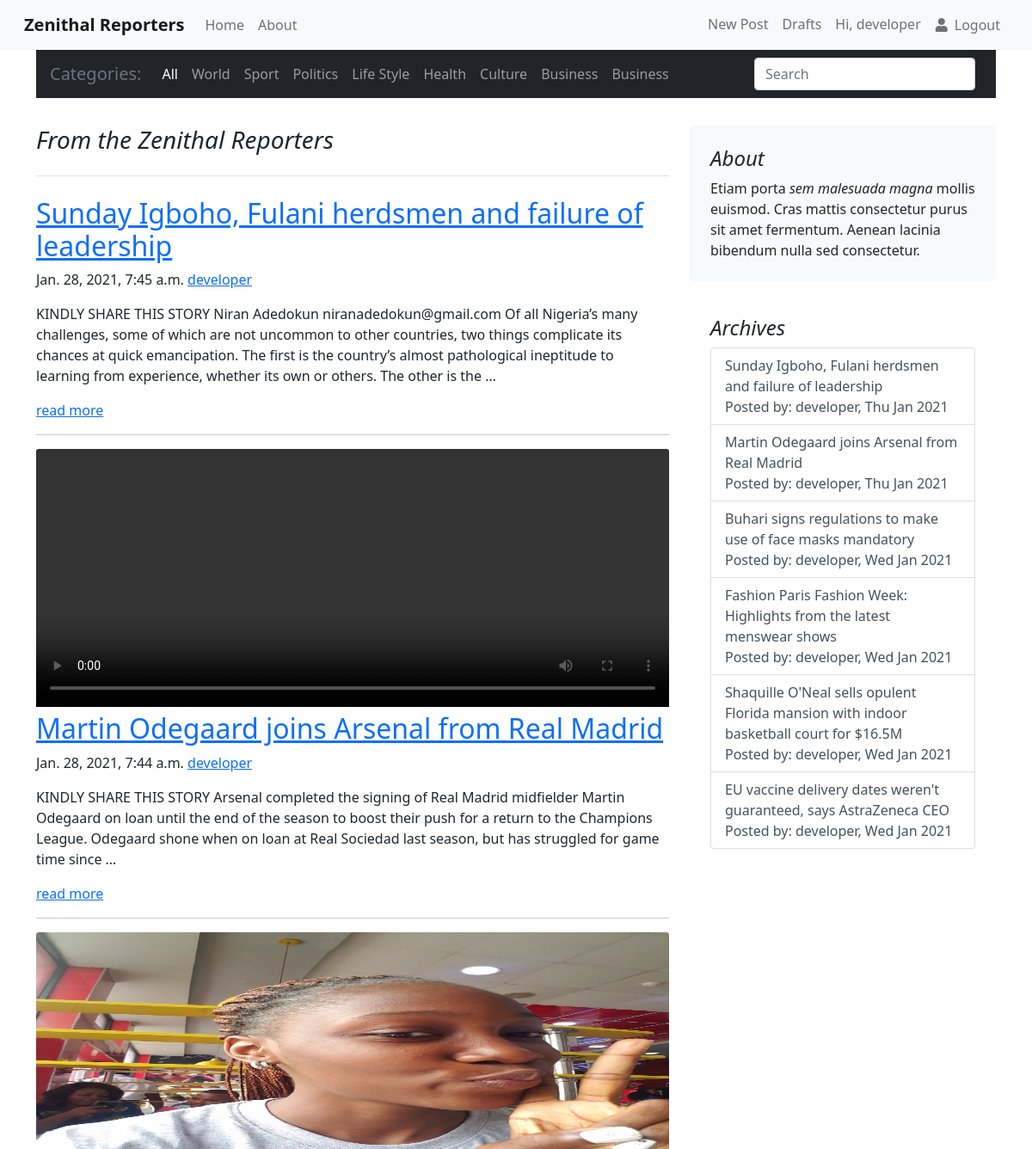
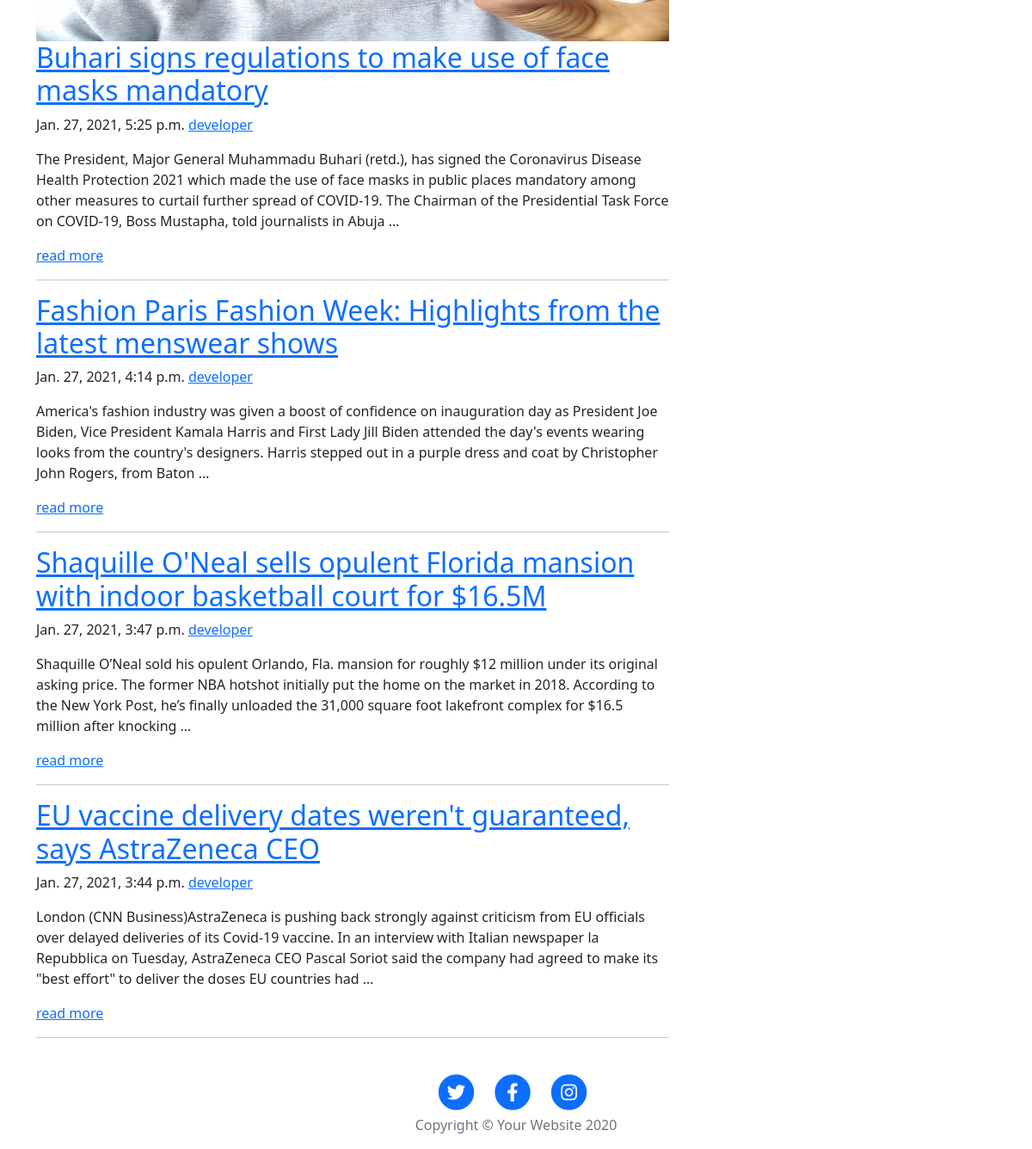
The page /zenithal/ (signed in) on the database its author committed (2 pictures, top to bottom).
### core/models.py (models this page shows, shortened)
class Category(models.Model):
    author = models.ForeignKey('auth.User',on_delete=models.CASCADE)
    catalog = models.CharField(max_length=200)
    slug = models.SlugField(unique=True,default='zenithal')
    class Meta:
        ordering=('-catalog',)
    def get_absolute_url(self):
       return reverse("zenithal:category",args=[self.slug])

class Post(models.Model):
    author = models.ForeignKey('auth.User',on_delete=models.CASCADE)
    category = models.ForeignKey('Category',on_delete=models.CASCADE)
    photo = models.ImageField(upload_to='media_image',blank=True, null=True)
    video= models.FileField(upload_to='videos', null=True,blank=True)
    title = models.CharField(max_length=200)
    context = models.TextField()
    created_date = models.DateTimeField(default=timezone.now)
    published_date = models.DateTimeField(blank=True, null=True)
    class Meta:
        ordering=('-created_date',)
    def get_absolute_url(self):
        return reverse("zenithal:post_detail",kwargs={'pk':self.pk})

### core/views.py (the view)
# urls.py: path('',views.homeview,name='home'),
def homeview(request,category_slug=None):
    category=None
    post =Post.objects.all()
    catalog= Category.objects.all()
    if category_slug:
        category=get_object_or_404(Category,slug=category_slug)
        post=post.filter(category=category)
    post_lists = post.filter(published_date__lte=timezone.now()).order_by('-published_date')
    post_list = post.filter(published_date__lte=timezone.now()).order_by('-published_date')
    page = request.GET.get('page', 1)
    paginator = Paginator(post_list, 9)
    try:
        users = paginator.page(page)
    except PageNotAnInteger:
        users = paginator.page(1)
    except EmptyPage:
        users = paginator.page(paginator.num_pages)
    query = request.GET.get('q','')
    if query:
            queryset = (Q(context__icontains=query)|Q(title__icontains=query))
            results = Post.objects.filter(queryset).distinct()
    else:
       results = []
    context= {
        'category':category,
        'users': users,
        'post_lists':post_lists,
        'catalog':catalog,
        'results':results,
        'query':query
    }
    return render(request,'core/home.html',context)

### Template/core/home.html (shortened to what this page needs)
{% extends 'base.html' %}
{% load static %}
{% block content %}
<main class="container ">
  <nav class="navbar navbar-expand-lg navbar navbar-dark bg-dark">
    <span class="navbar-brand text-secondary">Categories:</span>
    <div class="collapse navbar-collapse" id="basicExampleNav">
      <ul class="navbar-nav mr-auto ">
        <li class="nav-item active">
          <a class="nav-link" href="{% url 'zenithal:home'%}">All
          </a>
        </li>
        {% for c in catalog %}
        <li class="nav-item">
          <a class="nav-link" href="{{c.get_absolute_url}}">{{c.catalog}}</a>
        </li>
        {% endfor %}
      </ul>
      <form class="form-inline" role="search" action="." method="get">
        <div class="md-form my-0">
          <input class="form-control mr-sm-2" type="text" placeholder="Search" aria-label="Search" name='q'>
        </div>
      </form>
    </div>
  </nav>
    <div class="row pt-3 mt-3">
      <div class="col-md-8">
        <h3 class="pb-4 mb-4 font-italic border-bottom">
          {% if category %} From the Zenithal Reporters : {{category.catalog}} {%else%} From the Zenithal Reporters {% endif %}
        </h3>
        {% if query %}
        {% if results %}
          {% for post in results %}
            {% include 'include/posts.html' %}
          {% endfor %}
        {% else %}
            <h4>No context Found</h4>
        {% endif %}
      {% else %}
        {% for post in users %}
          {% include 'include/posts.html' %}
        {% endfor %}
      {% endif %}
        <center>
          <nav class="navbar" aria-label="Pagination">
          </nav>
        </center>
      </div>
      <div class="col-md-4">
        <div class="p-4 mb-3 bg-light rounded">
          <h4 class="font-italic">About</h4>
          <p class="mb-0">Etiam porta <em>sem malesuada magna</em> mollis euismod. Cras mattis consectetur purus sit amet fermentum. Aenean lacinia bibendum nulla sed consectetur.</p>
        </div>
        <div class="p-4">
          <h4 class="font-italic">Archives</h4>
          <div class="list-group">
            {% for post in post_lists %}
            <a href="{{post.get_absolute_url}}" class="list-group-item list-group-item-action">{{post.title}}
              <br><span>Posted by: {{post.author}},</span> <span>{{post.published_date|date:"D M Y"}}</span></a>
        {% endfor %}
        </div>
      </div>
    </div>
  </main>
{% endblock content %}

### Template/include/navbar.html (shortened to what this page needs)
  <nav class="navbar  navbar-expand-lg navbar-light bg-light">
    <div class="container-fluid">
      <a class="navbar-brand waves-effect" href="{% url 'zenithal:home'%}">
       <strong class="blue-text">Zenithal Reporters</strong>
      </a>
      <div class="collapse navbar-collapse" id="navbarSupportedContent">
        <ul class="navbar-nav mr-auto mb-2 mb-lg-0">
          <li class="nav-item ">
            <a class="nav-link waves-effect" href="{% url 'zenithal:home'%}">Home
            </a>
          </li>
          <li class="nav-item">
            <a class="nav-link waves-effect" href="{% url 'zenithal:about'%}">About</a>
          </li>
        </ul>
        {% if user.is_authenticated %}
        <ul class="navbar-nav nav-flex-icons">
          {% if request.user.is_superuser %}
           <li class="nav-item"><a class=" nav-link" href="{% url 'zenithal:post_new' %}">New Post</a></li>
           <li class="nav-item"><a class="nav-link" href="{% url 'zenithal:post_draft_list' %}">Drafts</a></li>
            {% endif %}
          <a class="nav-link waves-effect">Hi, {{user.username}}</a>
          <li class="nav-item">
            <a href="{% url 'account_logout' %}" class="nav-link border border-light rounded waves-effect">
              <i class="fa fa-user mr-2" aria-hidden="true"></i>Logout
            </a>
          </li>
        </ul>
        {% endif %}
      </div>
    </div>
  </nav>

### Template/include/posts.html (shortened to what this page needs)
        <article class="blog-post">
          {% if post.photo %}
          <div class="view overlay zoom">
            <img src="{{post.photo.url}}" class="card-img-top" height="300px"
                alt="">
            </div>
          {%  endif %}
            {% if post.video%}
            <video  class="card-img-top" height="300px" controls>
              <source src="{{post.video.url}}" type="video/mp4">
              <source src="movie.ogg" type="video/ogg">
            </video>
            {% endif %}
          <a href="{{post.get_absolute_url}}"><h2 class="blog-post-title">{{post.title}}</h2></a>
          <p class="blog-post-meta">{{post.published_date}} <a href="#">{{post.author}}</a></p>
          <p>
            {{post.context|safe|truncatewords:"50"|linebreaks }}
             <a href="{{post.get_absolute_url}}">read more</a>
          </p>
        </article>
        <hr>

### Template/base.html (style rules this page uses)
body { max-height: 100%; max-width: 100%; }

### rows shown on the page
Category: catalog "World"
Category: catalog "Sport"
Category: catalog "Politics"
Category: catalog "Life Style"
Category: catalog "Health"
Category: catalog "Culture"
Category: catalog "Business"
Category: catalog "Business"
Post: title "Sunday Igboho, Fulani herdsmen and failure of leadership", published_date "Jan. 28, 2021, 7:45 a.m.", author "developer", context "KINDLY SHARE THIS STORY Niran Adedokun niranadedokun@gmail.com Of all Nigeria’s many challenges, some of which are not uncommon to other countries, two things complicate its chances at quick emancipation. The first is the country’s almost pathological ineptitude to learning from experience, whether its own or others. The other is the …", published_date "Thu Jan 2021"
Post: title "Martin Odegaard joins Arsenal from Real Madrid", published_date "Jan. 28, 2021, 7:44 a.m.", author "developer", context "KINDLY SHARE THIS STORY Arsenal completed the signing of Real Madrid midfielder Martin Odegaard on loan until the end of the season to boost their push for a return to the Champions League. Odegaard shone when on loan at Real Sociedad last season, but has struggled for game time since …", published_date "Thu Jan 2021"
Post: photo (picture), title "Buhari signs regulations to make use of face masks mandatory", published_date "Jan. 27, 2021, 5:25 p.m.", author "developer", context "The President, Major General Muhammadu Buhari (retd.), has signed the Coronavirus Disease Health Protection 2021 which made the use of face masks in public places mandatory among other measures to curtail further spread of COVID-19. The Chairman of the Presidential Task Force on COVID-19, Boss Mustapha, told journalists in Abuja …", published_date "Wed Jan 2021"
Post: title "Fashion Paris Fashion Week: Highlights from the latest menswear shows", published_date "Jan. 27, 2021, 4:14 p.m.", author "developer", context "America's fashion industry was given a boost of confidence on inauguration day as President Joe Biden, Vice President Kamala Harris and First Lady Jill Biden attended the day's events wearing looks from the country's designers. Harris stepped out in a purple dress and coat by Christopher John Rogers, from Baton …", published_date "Wed Jan 2021"
Post: title "Shaquille O'Neal sells opulent Florida mansion with indoor basketball court for $16.5M", published_date "Jan. 27, 2021, 3:47 p.m.", author "developer", context "Shaquille O’Neal sold his opulent Orlando, Fla. mansion for roughly $12 million under its original asking price. The former NBA hotshot initially put the home on the market in 2018. According to the New York Post, he’s finally unloaded the 31,000 square foot lakefront complex for $16.5 million after knocking …", published_date "Wed Jan 2021"
Post: title "EU vaccine delivery dates weren't guaranteed, says AstraZeneca CEO", published_date "Jan. 27, 2021, 3:44 p.m.", author "developer", context "London (CNN Business)AstraZeneca is pushing back strongly against criticism from EU officials over delayed deliveries of its Covid-19 vaccine. In an interview with Italian newspaper la Repubblica on Tuesday, AstraZeneca CEO Pascal Soriot said the company had agreed to make its \"best effort\" to deliver the doses EU countries had …", published_date "Wed Jan 2021"

### other values the page prints
{{ user.username }} "developer"
